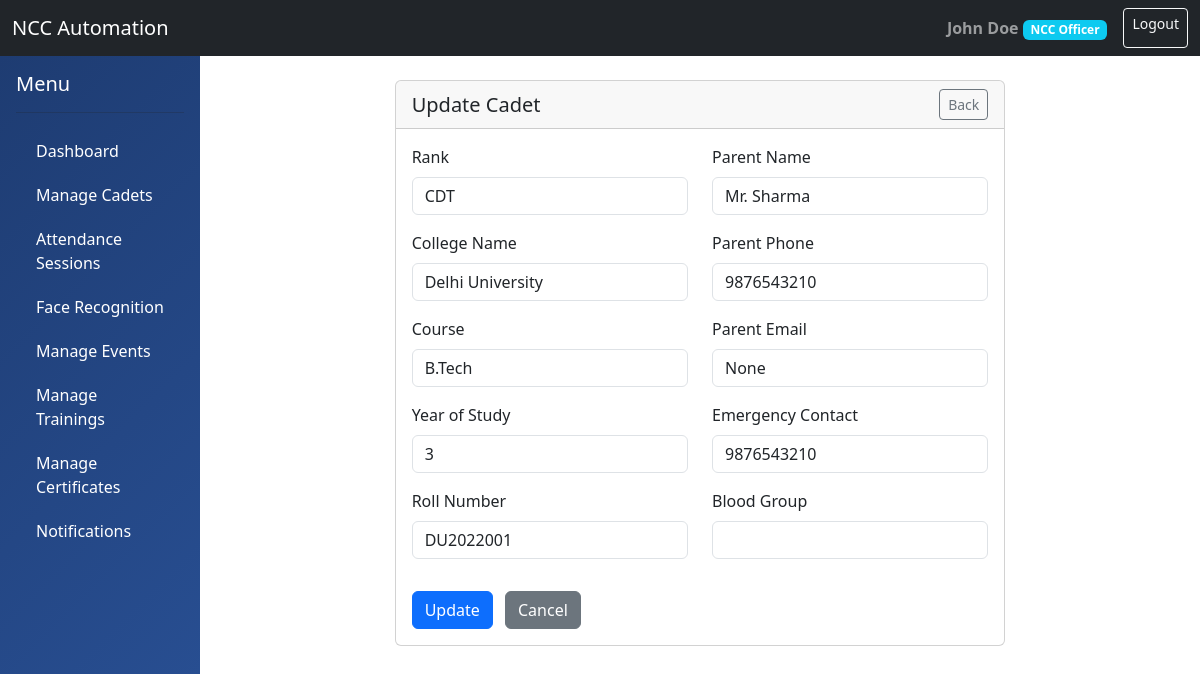
Screenshot of /dashboard/cadets/1/update/ (signed in) with the database file from the repository.
### accounts/models.py (models this page shows, shortened)
class User(AbstractUser):
    ROLE_CHOICES = (
        ('ADMIN', 'Administrator'),
        ('OFFICER', 'NCC Officer'),
        ('CADET', 'Cadet'),
    )
    role = models.CharField(max_length=10, choices=ROLE_CHOICES, default='CADET')
    phone_number = models.CharField(max_length=15, blank=True, null=True)
    profile_picture = models.ImageField(upload_to='profiles/', blank=True, null=True)
    date_of_birth = models.DateField(blank=True, null=True)
    address = models.TextField(blank=True, null=True)
    created_at = models.DateTimeField(auto_now_add=True)
    updated_at = models.DateTimeField(auto_now=True)
    is_active_member = models.BooleanField(default=True)
    class Meta:
        db_table = 'users'
        permissions = (
            ('can_view_all_cadets', 'Can view all cadets'),
            ('can_manage_unit', 'Can manage unit'),
            ('can_mark_attendance', 'Can mark attendance'),
            ('can_create_events', 'Can create events'),
        )

class Cadet(models.Model):
    RANK_CHOICES = (
        ('CDT', 'Cadet'),
        ('LCPL', 'Lance Corporal'),
        ('CPL', 'Corporal'),
        ('SGT', 'Sergeant'),
        ('SUO', 'Senior Under Officer'),
    )
    user = models.OneToOneField(User, on_delete=models.CASCADE, related_name='cadet_profile')
    rank = models.CharField(max_length=10, choices=RANK_CHOICES, default='CDT')
    unit = models.ForeignKey('units.Unit', on_delete=models.SET_NULL, null=True, related_name='cadets')
    enrollment_number = models.CharField(max_length=50, unique=True)
    enrollment_date = models.DateField()
    college_name = models.CharField(max_length=200)
    course = models.CharField(max_length=100)
    year_of_study = models.IntegerField()
    roll_number = models.CharField(max_length=50)
    parent_name = models.CharField(max_length=200)
    parent_phone = models.CharField(max_length=15)
    parent_email = models.EmailField(blank=True, null=True)
    emergency_contact = models.CharField(max_length=15)
    blood_group = models.CharField(max_length=5, blank=True)
    height = models.DecimalField(max_digits=5, decimal_places=2, blank=True, null=True)
    weight = models.DecimalField(max_digits=5, decimal_places=2, blank=True, null=True)
    assigned_officer = models.ForeignKey(Officer, on_delete=models.SET_NULL, null=True, blank=True, related_name='assigned_cadets')
    class Meta:
        db_table = 'cadets'

### accounts/views.py (the view, shortened to what this page needs)
@officer_required
def cadet_update_view(request, pk):
    cadet = get_object_or_404(Cadet, pk=pk)
    if request.user.role == 'OFFICER':
        if hasattr(request.user, 'officer_profile') and cadet.unit != request.user.officer_profile.unit:
            messages.error(request, 'You can only edit cadets in your unit.')
            return redirect('cadet_list')
    return render(request, 'accounts/cadet_update.html', {'cadet': cadet})

### templates/accounts/cadet_update.html (shortened to what this page needs)
{% extends 'base.html' %}
{% block content %}
<div class="container">
    <div class="row">
        <div class="col-md-8 offset-md-2">
            <div class="card">
                <div class="card-header d-flex justify-content-between align-items-center">
                    <h5 class="mb-0">Update Cadet</h5>
                    <a href="{% url 'cadet_detail' cadet.id %}" class="btn btn-sm btn-outline-secondary">Back</a>
                </div>
                <div class="card-body">
                    <form method="post" novalidate>
                        <div class="row">
                            <div class="col-md-6">
                                <div class="mb-3">
                                    <label class="form-label">Rank</label>
                                    <input name="rank" type="text" class="form-control" value="{{ cadet.rank }}">
                                </div>
                                <div class="mb-3">
                                    <label class="form-label">College Name</label>
                                    <input name="college_name" type="text" class="form-control" value="{{ cadet.college_name }}">
                                </div>
                                <div class="mb-3">
                                    <label class="form-label">Course</label>
                                    <input name="course" type="text" class="form-control" value="{{ cadet.course }}">
                                </div>
                                <div class="mb-3">
                                    <label class="form-label">Year of Study</label>
                                    <input name="year_of_study" type="number" class="form-control" value="{{ cadet.year_of_study }}">
                                </div>
                                <div class="mb-3">
                                    <label class="form-label">Roll Number</label>
                                    <input name="roll_number" type="text" class="form-control" value="{{ cadet.roll_number }}">
                                </div>
                            </div>
                            <div class="col-md-6">
                                <div class="mb-3">
                                    <label class="form-label">Parent Name</label>
                                    <input name="parent_name" type="text" class="form-control" value="{{ cadet.parent_name }}">
                                </div>
                                <div class="mb-3">
                                    <label class="form-label">Parent Phone</label>
                                    <input name="parent_phone" type="text" class="form-control" value="{{ cadet.parent_phone }}">
                                </div>
                                <div class="mb-3">
                                    <label class="form-label">Parent Email</label>
                                    <input name="parent_email" type="email" class="form-control" value="{{ cadet.parent_email }}">
                                </div>
                                <div class="mb-3">
                                    <label class="form-label">Emergency Contact</label>
                                    <input name="emergency_contact" type="text" class="form-control" value="{{ cadet.emergency_contact }}">
                                </div>
                                <div class="mb-3">
                                    <label class="form-label">Blood Group</label>
                                    <input name="blood_group" type="text" class="form-control" value="{{ cadet.blood_group }}">
                                </div>
                            </div>
                        </div>
                        <div class="mt-3">
                            <button type="submit" class="btn btn-primary">Update</button>
                            <a href="{% url 'cadet_detail' cadet.id %}" class="btn btn-secondary ms-2">Cancel</a>
                        </div>
                    </form>
                </div>
            </div>
        </div>
    </div>
</div>
{% endblock %}

### templates/base.html (shortened to what this page needs)
<!DOCTYPE html>
<html lang="en">
<head>
    <link href="https://cdn.jsdelivr.net/npm/bootstrap@5.3.0/dist/css/bootstrap.min.css" rel="stylesheet">
</head>
<body>
    <nav class="navbar navbar-expand-lg navbar-dark bg-dark">
        <div class="container-fluid">
            <a class="navbar-brand" href="{% url 'dashboard' %}">NCC Automation</a>
            <div class="d-flex">
                {% if user.is_authenticated %}
                <span class="navbar-text me-3">
                    <strong>{{ user.get_full_name }}</strong>
                    <span class="badge bg-info">{{ user.get_role_display }}</span>
                </span>
                <a href="{% url 'logout' %}" class="btn btn-outline-light btn-sm">Logout</a>
                {% endif %}
            </div>
        </div>
    </nav>
    <div class="container-fluid">
        <div class="row">
            {% if user.is_authenticated %}
            <div class="col-md-2 sidebar p-0">
                <div class="p-3">
                    <h5 class="text-white">Menu</h5>
                    <hr class="bg-white">
                    <a href="{% url 'dashboard' %}">Dashboard</a>
                    {% if user.role != 'CADET' %}
                        <a href="{% url 'cadet_list' %}">Manage Cadets</a>
                        <a href="{% url 'attendance_session_list' %}">Attendance Sessions</a>
                        <a href="{% url 'face_management' %}">Face Recognition</a>
                        <a href="{% url 'event_list' %}">Manage Events</a>
                        <a href="{% url 'training_list' %}">Manage Trainings</a>
                        <a href="{% url 'certificate_list' %}">Manage Certificates</a>
                        <a href="{% url 'notification_list' %}">Notifications</a>
                    {% endif %}
                </div>
            </div>
            {% endif %}
            <div class="col-md-10 p-4">
                {% block content %}{% endblock %}
            </div>
        </div>
    </div>
</body>
</html>

### templates/base.html (style rules this page uses)
.sidebar { min-height: 100vh; background: linear-gradient(135deg, #1e3c72 0%, #2a5298 100%); }
.sidebar a { color: white; text-decoration: none; padding: 10px 20px; display: block; transition: all 0.3s; }

### rows the page displays
User: get_full_name "John Doe", role "NCC Officer"
Cadet: rank "CDT", college_name "Delhi University", course "B.Tech", year_of_study "3", roll_number "DU2022001", parent_name "Mr. Sharma", parent_phone "9876543210", parent_email "None", emergency_contact "9876543210"
